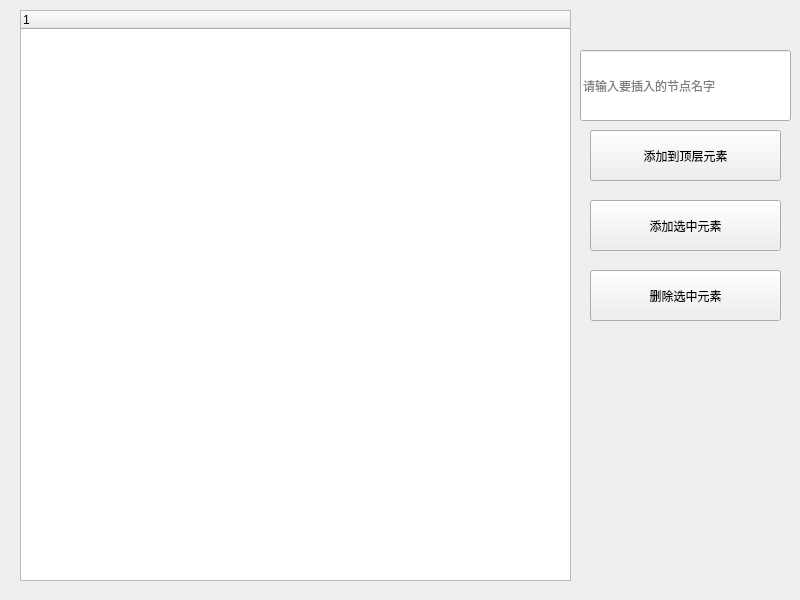
<?xml version="1.0" encoding="UTF-8"?>
<ui version="4.0">
 <class>Widget</class>
 <widget class="QWidget" name="Widget">
  <property name="geometry">
   <rect>
    <x>0</x>
    <y>0</y>
    <width>800</width>
    <height>600</height>
   </rect>
  </property>
  <property name="windowTitle">
   <string>Widget</string>
  </property>
  <widget class="QTreeWidget" name="treeWidget">
   <property name="geometry">
    <rect>
     <x>20</x>
     <y>10</y>
     <width>551</width>
     <height>571</height>
    </rect>
   </property>
   <column>
    <property name="text">
     <string/>
    </property>
   </column>
  </widget>
  <widget class="QLineEdit" name="lineEdit">
   <property name="geometry">
    <rect>
     <x>580</x>
     <y>50</y>
     <width>211</width>
     <height>71</height>
    </rect>
   </property>
   <property name="placeholderText">
    <string>请输入要插入的节点名字</string>
   </property>
  </widget>
  <widget class="QPushButton" name="pushButton_insettTopLevelItem">
   <property name="geometry">
    <rect>
     <x>590</x>
     <y>130</y>
     <width>191</width>
     <height>51</height>
    </rect>
   </property>
   <property name="text">
    <string>添加到顶层元素</string>
   </property>
  </widget>
  <widget class="QPushButton" name="pushButton_inertItem">
   <property name="geometry">
    <rect>
     <x>590</x>
     <y>200</y>
     <width>191</width>
     <height>51</height>
    </rect>
   </property>
   <property name="text">
    <string>添加选中元素</string>
   </property>
  </widget>
  <widget class="QPushButton" name="pushButton_deleteItem">
   <property name="geometry">
    <rect>
     <x>590</x>
     <y>270</y>
     <width>191</width>
     <height>51</height>
    </rect>
   </property>
   <property name="text">
    <string>删除选中元素</string>
   </property>
  </widget>
 </widget>
 <resources/>
 <connections/>
</ui>
